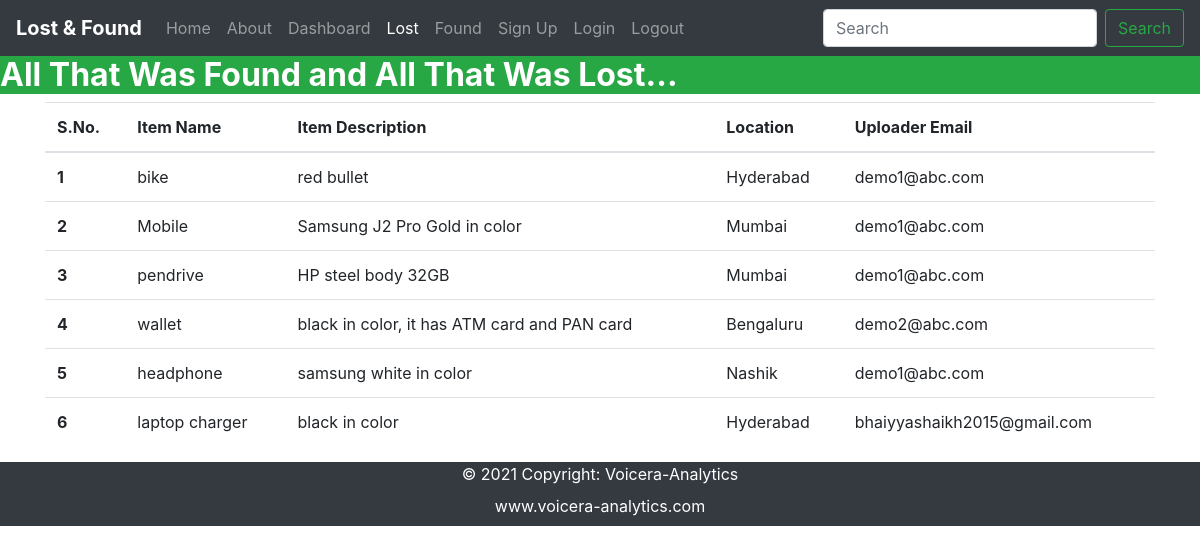
Page /lost on the committed database.
### app.py (models this page shows)
class LostItem(db.Model):
    sno = db.Column(db.Integer, primary_key=True)
    iname = db.Column(db.String(50), nullable=False)
    idesc = db.Column(db.String(120), nullable=False)
    iloc = db.Column(db.String(120), nullable=False)
    uploader_email = db.Column(db.String(120), nullable=False)

### app.py (the view)
@app.route('/lost')
def lost():
    items = LostItem.query.all()
    print(type(items))
    return render_template("lost.html", items=items)

### templates/lost.html (shortened to what this page needs)
{% extends "base.html" %}
{% set active_page = 'lost' %}
{% block body %}
<div class="container">
<table class="table">
  <thead>
    <tr>
      <th scope="col">S.No.</th>
      <th scope="col">Item Name</th>
      <th scope="col">Item Description</th>
      <th scope="col">Location</th>
      <th scope="col">Uploader Email</th>
    </tr>
  </thead>
   <tbody>
  {% for item in items %}
    <tr>
      <th scope="row">{{ loop.index }}</th>
      <td>{{ item.iname }}</td>
      <td>{{ item.idesc }}</td>
      <td>{{ item.iloc }}</td>
      <td>{{ item.uploader_email }}</td>
    </tr>
  {% endfor %}
  </tbody>
</table>
</div>
{% endblock %}

### templates/base.html (shortened to what this page needs)
<!doctype html>
<html lang="en">
  <head>
    <link rel="stylesheet" href="https://cdn.jsdelivr.net/npm/bootstrap@4.6.0/dist/css/bootstrap.min.css">
    <link rel="stylesheet" href="{{url_for('static', filename='/css/style.css')}}">
  </head>
  <body>
  <nav class="navbar navbar-expand-lg navbar-dark bg-dark">
  <a class="navbar-brand text-white font-weight-bolder" href="/">Lost & Found</a>
  <div class="collapse navbar-collapse" id="navbarSupportedContent">
    <ul class="navbar-nav mr-auto">
      <li class="nav-item {{ 'active' if active_page == 'home' else '' }}">
        <a class="nav-link" href="{{ url_for('home') }}"> Home </a>
      </li>
      <li class="nav-item {{ 'active' if active_page == 'about' else '' }}">
        <a class="nav-link" href="{{ url_for('about') }}">About</a>
      </li>
      <li class="nav-item {{ 'active' if active_page == 'dashboard' else '' }}">
        <a class="nav-link" href="{{ url_for('dashboard') }}">Dashboard</a>
      </li>
      <li class="nav-item">
        <a class="nav-link {{ 'active' if active_page == 'lost' else '' }}" href="{{ url_for('lost') }}">Lost</a>
      </li>
      <li class="nav-item">
        <a class="nav-link {{ 'active' if active_page == 'found' else '' }}" href="{{ url_for('found') }}">Found</a>
      </li>
      <li class="nav-item">
        <a class="nav-link {{ 'active' if active_page == 'signup' else '' }}" href="{{ url_for('signup') }}" >Sign Up</a>
      </li>
      <li class="nav-item">
        <a class="nav-link {{ 'active' if active_page == 'login' else '' }}" href="{{ url_for('login') }}">Login</a>
      </li>
      <li class="nav-item">
        <a class="nav-link {{ 'active' if active_page == 'logout' else '' }}" href="{{ url_for('logout') }}">Logout</a>
      </li>
    </ul>
    <form class="form-inline my-2 my-lg-0" action="/search" method="post">
      <input class="form-control mr-sm-2" type="search" placeholder="Search" aria-label="Search" name="search">
      <button type="submit" class="btn btn-outline-success">Search</button>
    </form>
  </div>
</nav>
    <div class="fluid bg-success">
      <marquee>
        <h2 class="font-weight-bolder text-white">All That Was Found and All That Was Lost...</h2>
      </marquee>
    </div>
  {% block body %}
  {% endblock %}
  <div class="footer-copyright text-center bg-dark text-white">© 2021 Copyright: Voicera-Analytics
    <a class="nav-link text-white" href="https://www.voicera-analytics.com">www.voicera-analytics.com</a>
  </div>
  </body>
</html>

### rows in the picture
LostItem: iname "bike", idesc "red bullet", iloc "Hyderabad", uploader_email "demo1@abc.com"
LostItem: iname "Mobile", idesc "Samsung J2 Pro Gold in color", iloc "Mumbai", uploader_email "demo1@abc.com"
LostItem: iname "pendrive", idesc "HP steel body 32GB", iloc "Mumbai", uploader_email "demo1@abc.com"
LostItem: iname "wallet", idesc "black in color, it has ATM card and PAN card", iloc "Bengaluru", uploader_email "demo2@abc.com"
LostItem: iname "headphone", idesc "samsung white in color", iloc "Nashik", uploader_email "demo1@abc.com"
LostItem: iname "laptop charger", idesc "black in color", iloc "Hyderabad", uploader_email "bhaiyyashaikh2015@gmail.com"
